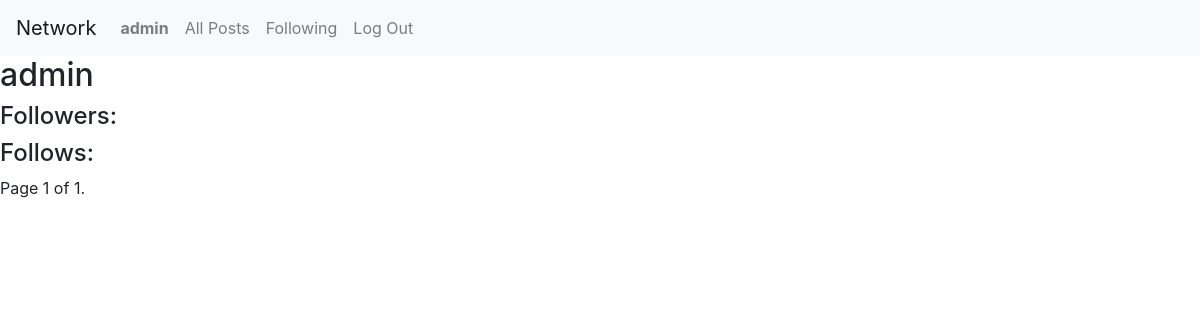
The app's page /user/1 (signed in), older data.
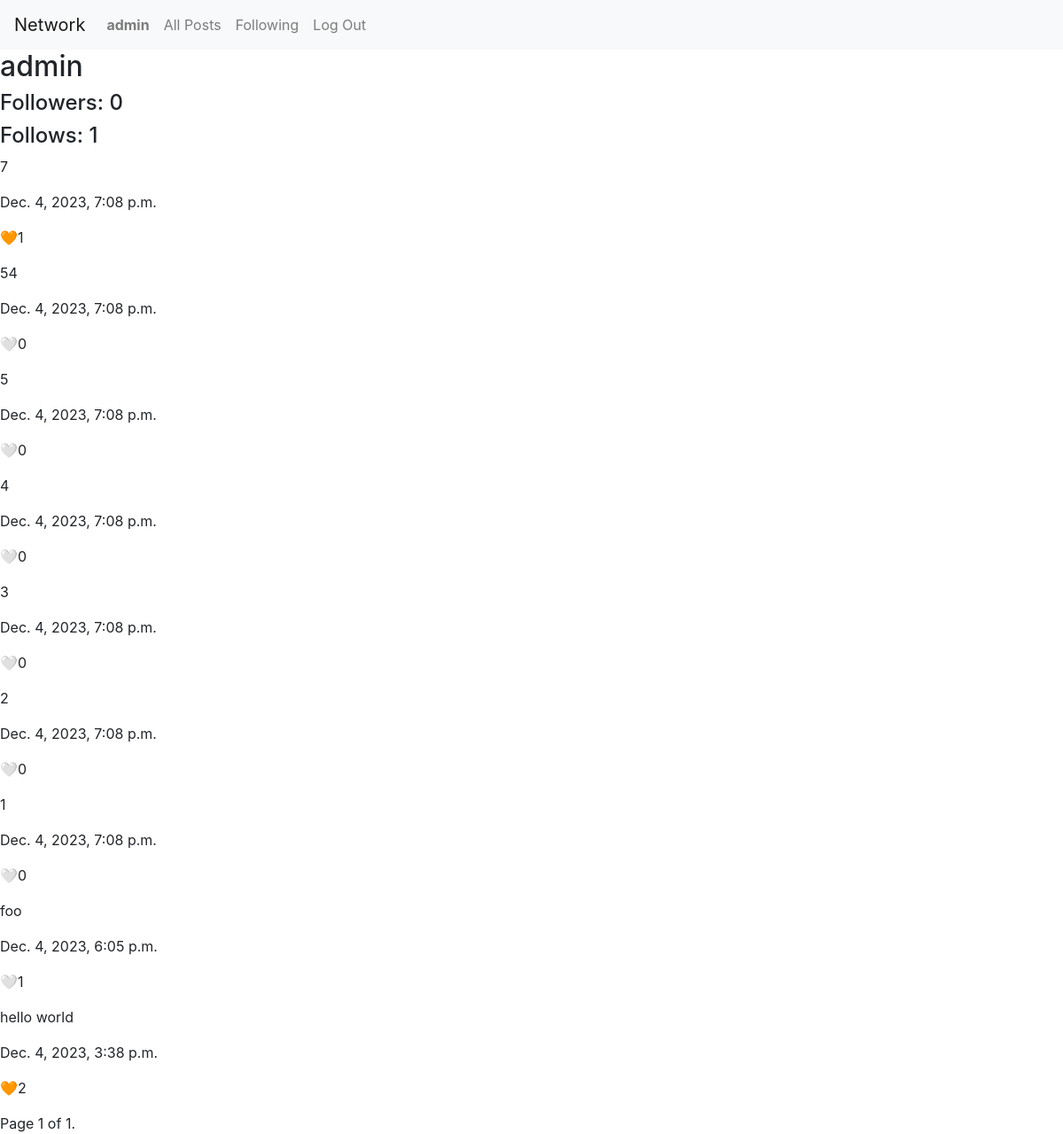
The same page, newer data.
### network/models.py (models this page shows)
class User(AbstractUser):
    def __str__(self):
        return self.username

class Followers(models.Model):
    followers = models.ManyToManyField(User, blank=True, null=True, related_name="followers")
    user = models.OneToOneField(User, related_name="following",on_delete=models.CASCADE, null=True)
    follows = models.ManyToManyField(User, blank=True, null=True, related_name="follows")

class Posts(models.Model):
    user = models.ForeignKey(User, related_name="posts", on_delete=models.PROTECT)
    content = models.TextField(max_length=400)
    time = models.DateTimeField(auto_now_add=True)

class Likes(models.Model):
    post = models.OneToOneField(Posts, on_delete=models.CASCADE, related_name="postlikes", null=True)
    like = models.IntegerField(default=0)
    users = models.ManyToManyField(User, null=True, blank=True)

### network/views.py (the view)
# urls.py: path("user/<str:id>", views.profile, name="profile")
@login_required(login_url="login")
def profile(request, id):
    user = User.objects.get(pk=id)
    posts = user.posts.all().order_by("-time")
    paginator = Paginator(posts, 10)
    page_number = request.GET.get("page")
    page_obj = paginator.get_page(page_number)
    return render(request, "network/profile.html", {
        "poster": user,
        "posts": page_obj,
    })

### network/templates/network/profile.html (shortened to what this page needs)
{% extends "network/layout.html" %}
{% load static %}
{% block body %}
    <div>
        <h2>{{ poster.username }}</h2>
    </div>
    <div>
        <h4>Followers: {{ poster.following.followers.count }}</h4>
        <h4>Follows: {{ poster.following.follows.count }}</h4>
    </div>
    {% for post in posts %}
    <div class="posts">
        <p>{{ post.content }}</p>
        <p>{{ post.time }}</p>
        {% if user.is_authenticated %}
            <div>
                {% if user in post.postlikes.users.all %}
                <p class="likepost" id="likepost{{post.id}}" data-id="{{ post.id }}" data-like="-1">&#x1F9E1;<span id="postlikes{{post.id}}">{{ post.postlikes.like }}</span></p>
                {% else %}
                <p class="likepost" id="likepost{{post.id}}" data-id="{{ post.id }}" data-like="1">&#x1F90D;<span id="postlikes{{post.id}}">{{ post.postlikes.like }}</span></p>
                {% endif %}
            </div>
        {% else %}
            <div>
                <p>&#x1F9E1; {{ post.postlikes.like }}</p>
            </div>
        {% endif %}
    </div>
    {% endfor %}
    <div class="pagination">
        <span class="step-links">
            <span class="current">
                Page {{ posts.number }} of {{ posts.paginator.num_pages }}.
            </span>
        </span>
    </div>
{% endblock %}

### network/templates/network/layout.html (shortened to what this page needs)
{% load static %}
<!DOCTYPE html>
<html lang="en">
    <head>
        <link rel="stylesheet" href="https://stackpath.bootstrapcdn.com/bootstrap/4.4.1/css/bootstrap.min.css">
        <link rel="stylesheet" href="{% static 'network/styles.css' %}">
    </head>
    <body>
        <nav class="navbar navbar-expand-lg navbar-light bg-light">
            <a class="navbar-brand" href="{% url 'index' %}">Network</a>
            <div>
              <ul class="navbar-nav mr-auto">
                {% if user.is_authenticated %}
                    <li class="nav-item">
                        <a class="nav-link" href="{% url 'profile' user.id %}"><strong>{{ user.username }}</strong></a>
                    </li>
                {% endif %}
                <li class="nav-item">
                  <a class="nav-link" href="{% url 'index' %}">All Posts</a>
                </li>
                {% if user.is_authenticated %}
                    <li class="nav-item">
                        <a class="nav-link" href="{% url 'following' %}">Following</a>
                    </li>
                    <li class="nav-item">
                        <a class="nav-link" href="{% url 'logout' %}">Log Out</a>
                    </li>
                {% endif %}
              </ul>
            </div>
          </nav>
        <div class="body">
            {% block body %}
            {% endblock %}
        </div>
    </body>
</html>

### network/static/network/styles.css (style rules this page uses)
.likepost { cursor:pointer; max-width: 40px; }

Row changes from the older to the newer data that the page shows:
changed User "admin": following.followers.count (not shown) → "0"; following.follows.count (not shown) → "1"
added Posts: content "7", time "Dec. 4, 2023, 7:08 p.m.", postlikes.like "1"
added Posts: content "54", time "Dec. 4, 2023, 7:08 p.m.", postlikes.like "0"
added Posts: content "5", time "Dec. 4, 2023, 7:08 p.m.", postlikes.like "0"
added Posts: content "4", time "Dec. 4, 2023, 7:08 p.m.", postlikes.like "0"
added Posts: content "3", time "Dec. 4, 2023, 7:08 p.m.", postlikes.like "0"
added Posts: content "2", time "Dec. 4, 2023, 7:08 p.m.", postlikes.like "0"
added Posts: content "1", time "Dec. 4, 2023, 7:08 p.m.", postlikes.like "0"
added Posts: content "foo", time "Dec. 4, 2023, 6:05 p.m.", postlikes.like "1"
added Posts: content "hello world", time "Dec. 4, 2023, 3:38 p.m.", postlikes.like "2"
